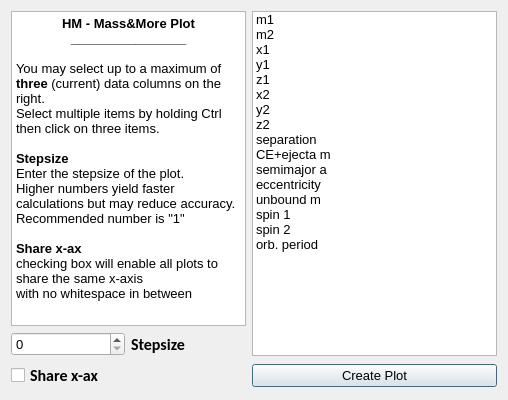
<?xml version="1.0" encoding="UTF-8"?>
<ui version="4.0">
 <class>Dialog</class>
 <widget class="QDialog" name="Dialog">
  <property name="geometry">
   <rect>
    <x>0</x>
    <y>0</y>
    <width>508</width>
    <height>400</height>
   </rect>
  </property>
  <property name="windowTitle">
   <string>Hypermongo - Mass&amp;More</string>
  </property>
  <layout class="QGridLayout" name="gridLayout">
   <item row="0" column="0" colspan="2">
    <widget class="QTextBrowser" name="textBrowser">
     <property name="html">
      <string>&lt;!DOCTYPE HTML PUBLIC &quot;-//W3C//DTD HTML 4.0//EN&quot; &quot;http://www.w3.org/TR/REC-html40/strict.dtd&quot;&gt;
&lt;html&gt;&lt;head&gt;&lt;meta name=&quot;qrichtext&quot; content=&quot;1&quot; /&gt;&lt;style type=&quot;text/css&quot;&gt;
p, li { white-space: pre-wrap; }
&lt;/style&gt;&lt;/head&gt;&lt;body style=&quot; font-family:'MS Shell Dlg 2'; font-size:7.8pt; font-weight:400; font-style:normal;&quot;&gt;
&lt;p align=&quot;center&quot; style=&quot; margin-top:0px; margin-bottom:0px; margin-left:0px; margin-right:0px; -qt-block-indent:0; text-indent:0px;&quot;&gt;&lt;span style=&quot; font-size:10pt; font-weight:600;&quot;&gt;HM - Mass&amp;amp;More Plot&lt;/span&gt;&lt;/p&gt;
&lt;p align=&quot;center&quot; style=&quot; margin-top:0px; margin-bottom:0px; margin-left:0px; margin-right:0px; -qt-block-indent:0; text-indent:0px;&quot;&gt;&lt;span style=&quot; font-size:10pt; font-weight:600;&quot;&gt;________________&lt;/span&gt;&lt;/p&gt;
&lt;p style=&quot;-qt-paragraph-type:empty; margin-top:0px; margin-bottom:0px; margin-left:0px; margin-right:0px; -qt-block-indent:0; text-indent:0px; font-size:10pt; font-weight:600;&quot;&gt;&lt;br /&gt;&lt;/p&gt;
&lt;p style=&quot; margin-top:0px; margin-bottom:0px; margin-left:0px; margin-right:0px; -qt-block-indent:0; text-indent:0px;&quot;&gt;&lt;span style=&quot; font-size:10pt;&quot;&gt;You may select up to a maximum of &lt;/span&gt;&lt;span style=&quot; font-size:10pt; font-weight:600;&quot;&gt;three&lt;/span&gt;&lt;span style=&quot; font-size:10pt;&quot;&gt; (current) data columns on the right. &lt;/span&gt;&lt;/p&gt;
&lt;p style=&quot; margin-top:0px; margin-bottom:0px; margin-left:0px; margin-right:0px; -qt-block-indent:0; text-indent:0px;&quot;&gt;&lt;span style=&quot; font-size:10pt;&quot;&gt;Select multiple items by holding Ctrl then click on three items.&lt;/span&gt;&lt;/p&gt;
&lt;p style=&quot;-qt-paragraph-type:empty; margin-top:0px; margin-bottom:0px; margin-left:0px; margin-right:0px; -qt-block-indent:0; text-indent:0px; font-size:10pt;&quot;&gt;&lt;br /&gt;&lt;/p&gt;
&lt;p style=&quot; margin-top:0px; margin-bottom:0px; margin-left:0px; margin-right:0px; -qt-block-indent:0; text-indent:0px;&quot;&gt;&lt;span style=&quot; font-size:10pt; font-weight:600;&quot;&gt;Stepsize&lt;/span&gt;&lt;/p&gt;
&lt;p style=&quot; margin-top:0px; margin-bottom:0px; margin-left:0px; margin-right:0px; -qt-block-indent:0; text-indent:0px;&quot;&gt;&lt;span style=&quot; font-size:10pt;&quot;&gt;Enter the stepsize of the plot.&lt;/span&gt;&lt;/p&gt;
&lt;p style=&quot; margin-top:0px; margin-bottom:0px; margin-left:0px; margin-right:0px; -qt-block-indent:0; text-indent:0px;&quot;&gt;&lt;span style=&quot; font-size:10pt;&quot;&gt;Higher numbers yield faster calculations but may reduce accuracy.&lt;/span&gt;&lt;/p&gt;
&lt;p style=&quot; margin-top:0px; margin-bottom:0px; margin-left:0px; margin-right:0px; -qt-block-indent:0; text-indent:0px;&quot;&gt;&lt;span style=&quot; font-size:10pt;&quot;&gt;Recommended number is &amp;quot;1&amp;quot;&lt;/span&gt;&lt;/p&gt;
&lt;p style=&quot;-qt-paragraph-type:empty; margin-top:0px; margin-bottom:0px; margin-left:0px; margin-right:0px; -qt-block-indent:0; text-indent:0px; font-size:10pt;&quot;&gt;&lt;br /&gt;&lt;/p&gt;
&lt;p style=&quot; margin-top:0px; margin-bottom:0px; margin-left:0px; margin-right:0px; -qt-block-indent:0; text-indent:0px;&quot;&gt;&lt;span style=&quot; font-size:10pt; font-weight:600;&quot;&gt;Share x-ax&lt;/span&gt;&lt;/p&gt;
&lt;p style=&quot; margin-top:0px; margin-bottom:0px; margin-left:0px; margin-right:0px; -qt-block-indent:0; text-indent:0px;&quot;&gt;&lt;span style=&quot; font-size:10pt;&quot;&gt;checking box will enable all plots to share the same x-axis &lt;/span&gt;&lt;/p&gt;
&lt;p style=&quot; margin-top:0px; margin-bottom:0px; margin-left:0px; margin-right:0px; -qt-block-indent:0; text-indent:0px;&quot;&gt;&lt;span style=&quot; font-size:10pt;&quot;&gt;with no whitespace in between&lt;/span&gt;&lt;/p&gt;&lt;/body&gt;&lt;/html&gt;</string>
     </property>
    </widget>
   </item>
   <item row="2" column="2">
    <widget class="QPushButton" name="pushButton">
     <property name="font">
      <font>
       <pointsize>10</pointsize>
      </font>
     </property>
     <property name="text">
      <string>Create Plot</string>
     </property>
    </widget>
   </item>
   <item row="0" column="2" rowspan="2">
    <widget class="QListWidget" name="listWidget">
     <property name="font">
      <font>
       <pointsize>10</pointsize>
      </font>
     </property>
     <item>
      <property name="text">
       <string>m1</string>
      </property>
     </item>
     <item>
      <property name="text">
       <string>m2</string>
      </property>
     </item>
     <item>
      <property name="text">
       <string>x1</string>
      </property>
     </item>
     <item>
      <property name="text">
       <string>y1</string>
      </property>
     </item>
     <item>
      <property name="text">
       <string>z1</string>
      </property>
     </item>
     <item>
      <property name="text">
       <string>x2</string>
      </property>
     </item>
     <item>
      <property name="text">
       <string>y2</string>
      </property>
     </item>
     <item>
      <property name="text">
       <string>z2</string>
      </property>
     </item>
     <item>
      <property name="text">
       <string>separation</string>
      </property>
     </item>
     <item>
      <property name="text">
       <string>CE+ejecta m</string>
      </property>
     </item>
     <item>
      <property name="text">
       <string>semimajor a</string>
      </property>
     </item>
     <item>
      <property name="text">
       <string>eccentricity</string>
      </property>
     </item>
     <item>
      <property name="text">
       <string>unbound m</string>
      </property>
     </item>
     <item>
      <property name="text">
       <string>spin 1</string>
      </property>
     </item>
     <item>
      <property name="text">
       <string>spin 2</string>
      </property>
     </item>
     <item>
      <property name="text">
       <string>orb. period</string>
      </property>
     </item>
    </widget>
   </item>
   <item row="1" column="0">
    <widget class="QSpinBox" name="spinBox">
     <property name="font">
      <font>
       <pointsize>10</pointsize>
      </font>
     </property>
    </widget>
   </item>
   <item row="1" column="1">
    <widget class="QLabel" name="label">
     <property name="font">
      <font>
       <family>Calibri</family>
       <pointsize>12</pointsize>
       <weight>75</weight>
       <bold>true</bold>
      </font>
     </property>
     <property name="text">
      <string>Stepsize</string>
     </property>
    </widget>
   </item>
   <item row="2" column="0">
    <widget class="QCheckBox" name="checkBox">
     <property name="font">
      <font>
       <family>Calibri</family>
       <pointsize>12</pointsize>
       <weight>75</weight>
       <bold>true</bold>
      </font>
     </property>
     <property name="text">
      <string>Share x-ax</string>
     </property>
    </widget>
   </item>
  </layout>
 </widget>
 <resources/>
 <connections/>
</ui>
